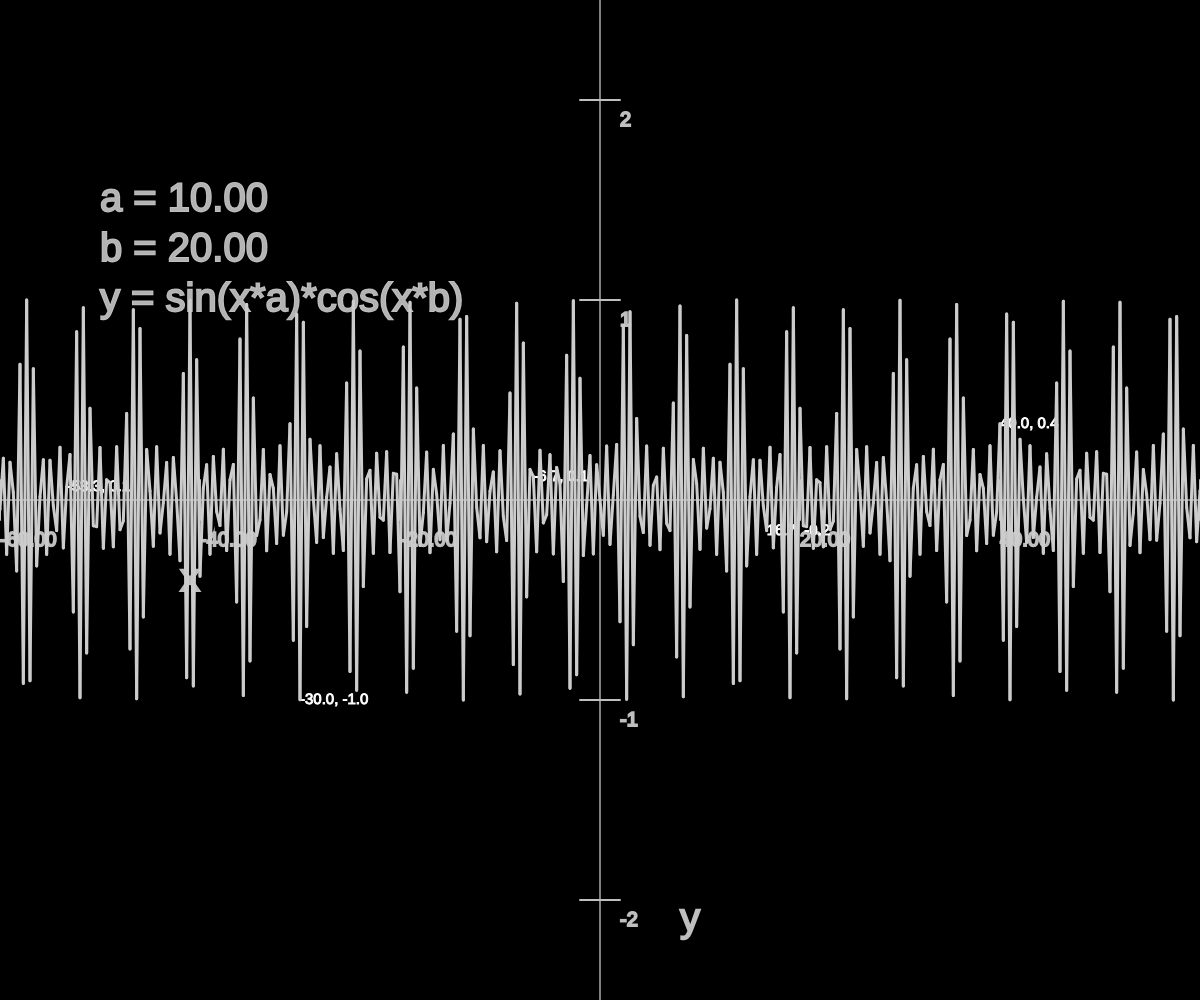
Frame 1 (no input)
Frame 60 (no input): identical to frame 1, image omitted
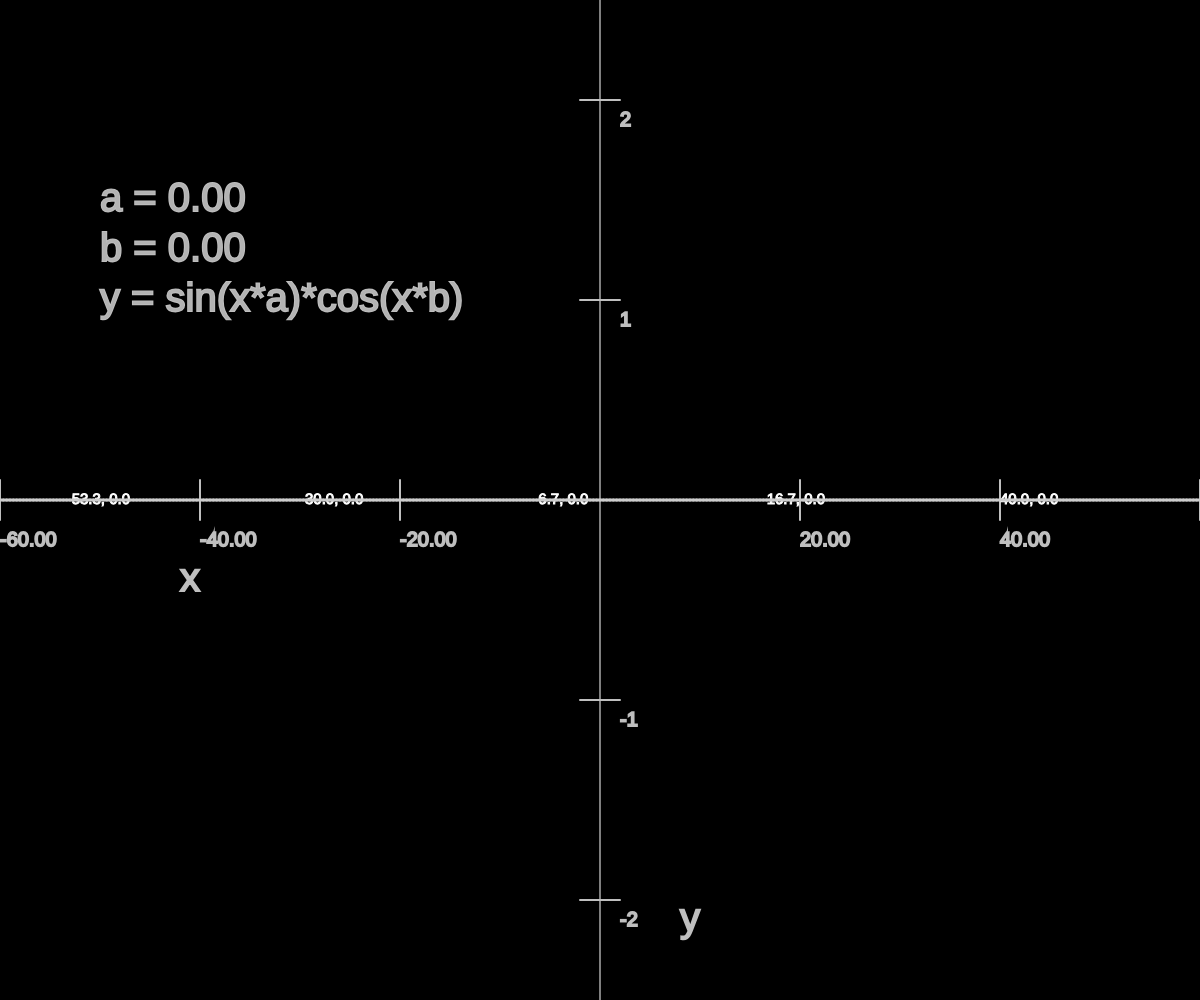
Frame 120 (the mouse pressed at the canvas centre since frame 60)

The p5.js sketch that drew these frames (run headless with seeded random() and noise() and a simulated clock; from frame 60 on, the mouse is pressed at the canvas centre):

// p5.js sketch
// ── sketch.js

		function windowResized() {
		  resizeCanvas(windowWidth, windowHeight);
		}

    var xRange = 100;
    var yRange = 5.;

    var xDetail = 10;
    var yDetail = 10;

    var markerStroke = .75;
    var lineStroke = 1.;
    var plotLineStroke = .8;
    var plotPovarStroke = 1.;

    var lineStrokeW = 1;
    var markerStrokeW = 2;
    var plotLineStrokeW = 3;
    var plotPointStrokeW = 2;

    var plotPrecision = 600;


    var sideSmall    = 1080;  // smaller window axis length
    var sideSmallest = 1920/2;  /// bigger window axis length
    var sideBig      = 1920;  /// biggest window axis length

   function setup() {
        createCanvas(windowWidth, windowHeight);
        colorMode(HSB, 1, 1, 1, 1);
        rectMode(CENTER);
        ellipseMode(CENTER);
        textAlign(LEFT, CENTER);
        sideBig = max(width, height);
        sideSmall = min(width, height);
        sideSmallest = min(width, height)*2;
    }

    function draw() {
        background(0);
        translate(width/2, height/2);
        drawCoordinateGuide();
        plot();
    }

		//main graphing function
    function plot() {
         var lastX = 0;
         var lastY = 0;

         var a = map(mouseX, width/2- sideSmallest /2, width/2+ sideSmallest /2, -yRange, yRange);
         var b = map(mouseY, height/2- sideSmallest /2, height/2+ sideSmallest /2, yRange, -yRange);


			  if (mouseX == 0 && mouseY == 0) {
            a = 10;
            b = 20;
        }

        //edit eq to be same as y declaration
        var eq ="a = "+nf(a, 1, 2)+"\n"+
                "b = "+nf(b, 1, 2)+"\n"+
                "y = sin(x*a)*cos(x*b)";
        fill(.7);
        textSize(40);
        text(eq, -sideSmall/2,-sideSmall/4);

        for (var i = 0; i < plotPrecision; i++) {

            var x = map(i, 0, plotPrecision, -xRange, xRange);

            // edit y to match eq
            var y = sin(x*a)*cos(x*b);
            //

            var canvasX = map(x, -xRange, xRange, -sideSmallest /2, sideSmallest /2);
            var canvasY = map(y, -yRange, yRange, -sideSmallest /2, sideSmallest /2)*-1;
            strokeWeight(plotPointStrokeW);
            stroke(plotPovarStroke);
            point(canvasX, canvasY);
            if (i% 70==0) {
                 fill(1);
								 strokeWeight(1);
                 textSize(15);
                 text(nf(x,1,1)+", "+nf(y, 1, 1), canvasX, canvasY);
            }
            if (i > 0) {
                stroke(plotLineStroke);
                strokeWeight(plotLineStrokeW);
                line(canvasX, canvasY, lastX, lastY);
            }
            lastX = canvasX;
            lastY = canvasY;
        }
    }

//do not touch
    function drawCoordinateGuide() {
        stroke(lineStroke);
        strokeWeight(lineStrokeW);
        fill(1);
        var markerSize = 20;
        line(0, -sideSmallest /2, 0, sideSmallest /2);
        for (var i = 0; i < yDetail; i++) {
            var val = (round(map(i, 0, yDetail, -yRange, yRange))*-1);
            var y = map(i, 0, yDetail, -sideSmallest /2, sideSmallest /2);
            if (i > 0 && val != 0 && i < yDetail) {
                stroke(markerStroke);
                strokeWeight(markerStrokeW);
                line(-markerSize, y, markerSize, y);
								stroke(markerStroke);
								fill(markerStroke);
                textSize(20);
                text(""+val, markerSize, y+markerSize);
            }
        }
        stroke(lineStroke);
        strokeWeight(lineStrokeW);
        line(-sideSmallest /2, 0, sideSmallest /2, 0);
        for (var i = 0; i < xDetail+1; i++) {
            var val = map(i, 0, xDetail, -xRange, xRange);
            var x = map(i, 0, xDetail, -sideSmallest /2, sideSmallest /2);
            if (i > 0 && val != 0 && i < xDetail) {
								stroke(markerStroke);
								fill(markerStroke);
                strokeWeight(markerStrokeW);
                line(x, -markerSize, x, markerSize);
                textSize(20);
                text(nf(val, 1, 2), x, markerSize*2);
            }
        }
				stroke(markerStroke);
				fill(markerStroke);
        textSize(40);
        text("x", -sideSmall /2+80, 80);
        text("y", 80, sideSmall /2-80);
    }

// ── post.html
<!DOCTYPE html>
<html>
<head>
<title>Graph</title>
<link rel="shortcut icon" type="image/png" href="https://krabcode.github.io/favicon.png"/>
<link rel="stylesheet" href="../../styles/sketch.css">
<script src="../../lib/p5.js"></script>
<script src="sketch.js"></script>
</head>
<body>
</body>
<header class="noselect">
<p><a href="https://krabcode.github.io/index.html"> <<< </a></p>
</header>
</html>
